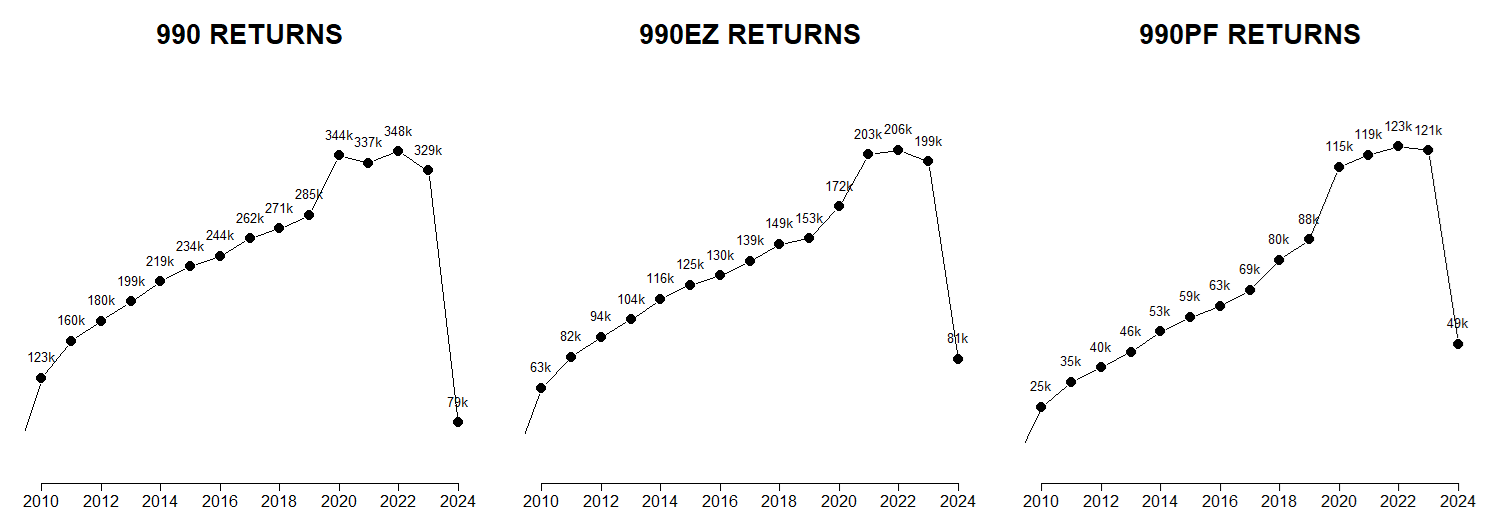

Generate this figure with R:

library( irs990efile )
library( dplyr )
# EFILER COUNTS
options( timeout = 600 ) # allows 10 minutes before timeout for large files                      
index <- irs990efile::get_current_index_full()
t <- table( index$TaxYear, index$FormType ) 
t |> format( big.mark="," ) |> knitr::kable( align="r" )

f9 <- dplyr::filter( index, FormType == "990" & TaxYear > 2008 )
ez <- dplyr::filter( index, FormType == "990EZ" & TaxYear > 2008)
pf <- dplyr::filter( index, FormType == "990PF" & TaxYear > 2008)

t1 <- table( f9$TaxYear ) |> as.data.frame(stringsAsFactors=F)
t2 <- table( ez$TaxYear ) |> as.data.frame(stringsAsFactors=F)
t3 <- table( pf$TaxYear ) |> as.data.frame(stringsAsFactors=F)

par( mfrow=c(1,3), mar=c(3,2,5.2,2) )

plot( 
  t1$Var1, t1$Freq, 
  pch=19, cex=2, 
  type="b", bty="n",
  xlab="", ylab="",
  yaxt="n",
  main="990 RETURNS",
  cex.main=2.5, cex.axis=1.5,
  xlim=c(2010,2024),
  ylim=c(t1$Freq[1],1.2*max(t1$Freq) ) )

text(  
  t1$Var1, t1$Freq,
  paste0(round(t1$Freq/1000,0),"k"),
  cex=1.2, pos=3, offset=1.3 )

plot( 
  t2$Var1, t2$Freq, 
  pch=19, cex=2, 
  type="b", bty="n",
  xlab="", ylab="",
  yaxt="n",
  main="990EZ RETURNS",
  cex.main=2.5, cex.axis=1.5,
  xlim=c(2010,2024),
  ylim=c(t2$Freq[1],1.2*max(t2$Freq) ) )

text(  
  t2$Var1, t2$Freq,
  paste0(round(t2$Freq/1000,0),"k"),
  cex=1.2, pos=3, offset=1.3 )

plot( 
  t3$Var1, t3$Freq, 
  pch=19, cex=2, 
  type="b", bty="n",
  xlab="", ylab="",
  yaxt="n",
  main="990PF RETURNS",
  cex.main=2.5, cex.axis=1.5,
  xlim=c(2010,2024),
  ylim=c(t3$Freq[1],1.2*max(t3$Freq) ) )

text(  
  t3$Var1, t3$Freq,
  paste0(round(t3$Freq/1000,0),"k"),
  cex=1.2, pos=3, offset=1.3 )
